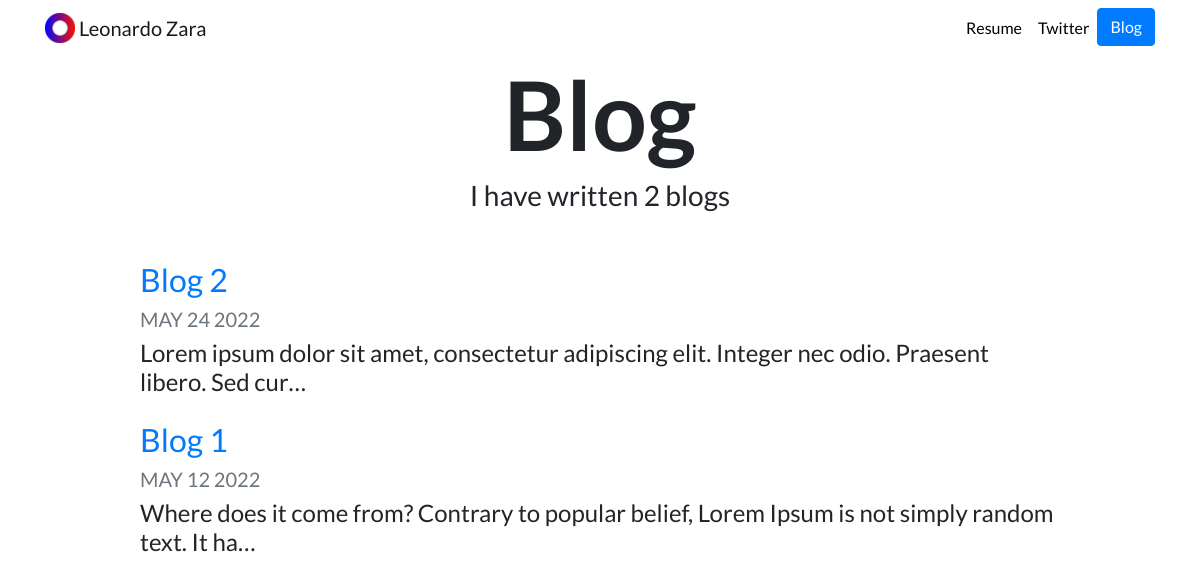
Screenshot of /blog/ with the database file from the repository.
### blog/models.py (models this page shows, shortened)
class Blog(models.Model):
    title = models.CharField(max_length=200)
    text = models.TextField()
    date = models.DateField()

### blog/views.py (the view)
# urls.py: path('', views.all_blogs, name='all_blogs'),
def all_blogs(request):
    blogs = Blog.objects.order_by('-date')
    return render(request, 'blog/all_blogs.html', {'blogs':blogs})

### blog/templates/blog/all_blogs.html
{% extends "portfolio/base.html" %} {% load static %} {% block content %}
<h1 id="blogtitle" class="font-weight-bold text-center">Blog</h1>
<h3 class="text-center mb-5">
  I have written {{ blogs.count }} blog{{ blogs.count|pluralize }}
</h3>
{% for blog in blogs %}
<div class="row justify-content-center my-3">
  <div class="col-md-10">
    <a href="{% url 'blog:detail' blog.id %}">
      <h2>{{ blog.title }}</h2>
    </a>
    <h5 class="text-muted">{{ blog.date|date:'M d Y'|upper }}</h5>
    <h4>{{ blog.text|striptags|truncatechars:100 }}</h4>
  </div>
</div>
{% endfor %} {% endblock %}

### portfolio/static/portfolio/custom.css (style rules this page uses)
body { font-family: 'Lato', sans-serif; }
#blogtitle { font-size: 6rem; }

### rows the page displays
Blog: title "Blog 2", date "MAY 24 2022", text "Lorem ipsum dolor sit amet, consectetur adipiscing elit. Integer nec odio. Praesent libero. Sed cur…"
Blog: title "Blog 1", date "MAY 12 2022", text "Where does it come from? Contrary to popular belief, Lorem Ipsum is not simply random text. It ha…"

### other values shown
{{ blogs.count }} "2"
